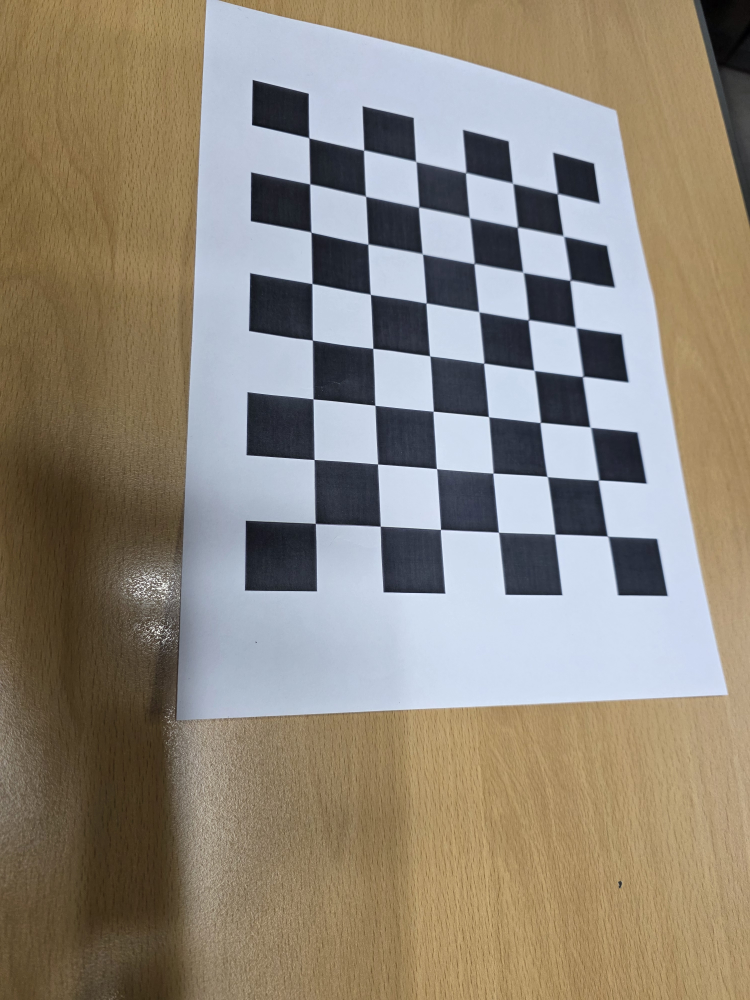
#> input picture data/chessboard/chess_01.jpg, 3000 x 4000 px (shown at 1/4 size); its folder holds 4 pictures in this run
$ python camera_calibration.py
#> lines starting #> are read from the running program, lines starting #| are printed output that depends on the picture
import argparse
import glob
import os

import cv2 as cv
import numpy as np


def collect_images(image_dir, patterns=("*.jpg", "*.jpeg", "*.png", "*.bmp")):
#> called with image_dir = 'data/chessboard', patterns = ('*.jpg', '*.jpeg', '*.png', '*.bmp')
    image_paths = []
    for pattern in patterns:
        image_paths.extend(glob.glob(os.path.join(image_dir, pattern)))
#> pass 2 of the loop in collect_images, `for pattern in patterns:`:
#> pass 3 of the loop in collect_images, `for pattern in patterns:`:
#> the loop made 4 passes; the first 3 are shown
    image_paths = sorted(image_paths)
    return image_paths


def build_object_points(board_pattern, board_cellsize):
    objp = np.zeros((board_pattern[0] * board_pattern[1], 3), np.float32)
    objp[:, :2] = np.mgrid[0:board_pattern[0], 0:board_pattern[1]].T.reshape(-1, 2)
    objp *= board_cellsize
    return objp


def detect_chessboard_corners(gray, board_pattern):
    candidate_patterns = [board_pattern]
    swapped_pattern = (board_pattern[1], board_pattern[0])
    if swapped_pattern != board_pattern:
        candidate_patterns.append(swapped_pattern)

    classic_flags = cv.CALIB_CB_ADAPTIVE_THRESH + cv.CALIB_CB_NORMALIZE_IMAGE
    sb_flags = cv.CALIB_CB_NORMALIZE_IMAGE + cv.CALIB_CB_EXHAUSTIVE + cv.CALIB_CB_ACCURACY

    for pattern in candidate_patterns:
        found, corners = cv.findChessboardCorners(gray, pattern, flags=classic_flags)
        if found:
            return True, corners, pattern, "classic"

        if hasattr(cv, "findChessboardCornersSB"):
            found_sb, corners_sb = cv.findChessboardCornersSB(gray, pattern, flags=sb_flags)
            if found_sb:
                return True, corners_sb, pattern, "SB"

    return False, None, None, None


def calib_camera_from_chessboard(image_paths, board_pattern, board_cellsize, show_preview=False):
#> called with board_pattern = (8, 6), board_cellsize = 0.025, show_preview = False
    criteria = (cv.TERM_CRITERIA_EPS + cv.TERM_CRITERIA_MAX_ITER, 30, 0.001)
    objp_cache = {
        board_pattern: build_object_points(board_pattern, board_cellsize)
    }
    swapped_pattern = (board_pattern[1], board_pattern[0])
    if swapped_pattern != board_pattern:
        objp_cache[swapped_pattern] = build_object_points(swapped_pattern, board_cellsize)

    obj_points = []
    img_points = []
    used_files = []
    image_size = None

    for path in image_paths:
        img = cv.imread(path)
#> img is the input picture: shape (4000, 3000, 3); mean B, G, R 122.7, 135.3, 143.6
        if img is None:
            print(f"[WARN] 이미지를 읽지 못했습니다: {path}")
            continue

        gray = cv.cvtColor(img, cv.COLOR_BGR2GRAY)
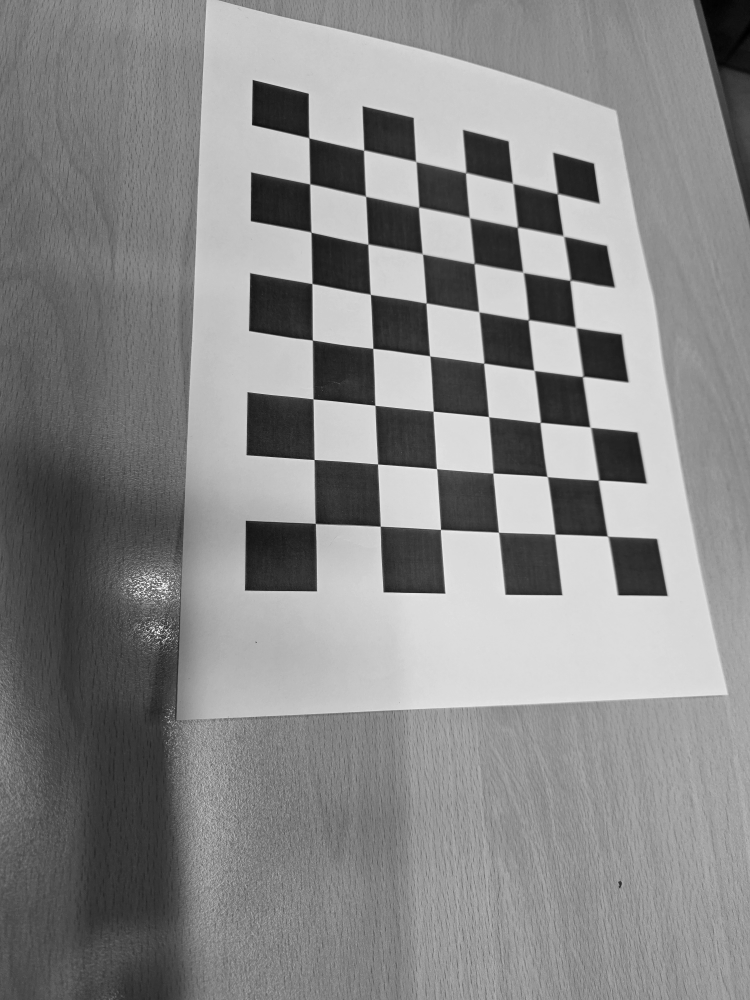
#> gray: shape (4000, 3000) (shown at 1/4 size); min 0, max 255, mean 136.3
        found, corners, used_pattern, method = detect_chessboard_corners(gray, board_pattern)
#> the loop in detect_chessboard_corners, `for pattern in candidate_patterns:` made 1 pass
#> found on pass 1: True
#> found = True; corners = 48 rows, first 8: [1264, 2093], [1259.4, 1839.5], [1254.5, 1597.2], [1251, 1362], [1249, 1136], [1247.7, 931.2], [1240, 737], [1236.5, 553]; used_pattern = (8, 6); method = 'classic'

        if not found:
            print(f"[SKIP] 코너 검출 실패: {path}")
            continue

        corners_refined = cv.cornerSubPix(gray, corners, (11, 11), (-1, -1), criteria)
#> corners_refined = 48 rows, first 8: [1262.9, 2094.7], [1257.9, 1839.6], [1253.6, 1597], [1251.3, 1361.8], [1249.3, 1136], [1245.6, 930.6], [1240.6, 737.3], [1237.1, 553.4]
        obj_points.append(objp_cache[used_pattern].copy())
        img_points.append(corners_refined)
        used_files.append(path)
        image_size = gray.shape[::-1]
#> image_size = (3000, 4000)
        print(f"[OK] 코너 검출 성공({method}, pattern={used_pattern[0]}x{used_pattern[1]}): {path}")
#| [OK] 코너 검출 성공(classic, pattern=8x6): data/chessboard/chess_01.jpg

        if show_preview:
            preview = img.copy()
            cv.drawChessboardCorners(preview, used_pattern, corners_refined, found)
            cv.imshow("Detected Corners", preview)
            key = cv.waitKey(300)
            if key == 27:
                show_preview = False
#> pass 2 of the loop in calib_camera_from_chessboard, `for path in image_paths:`:
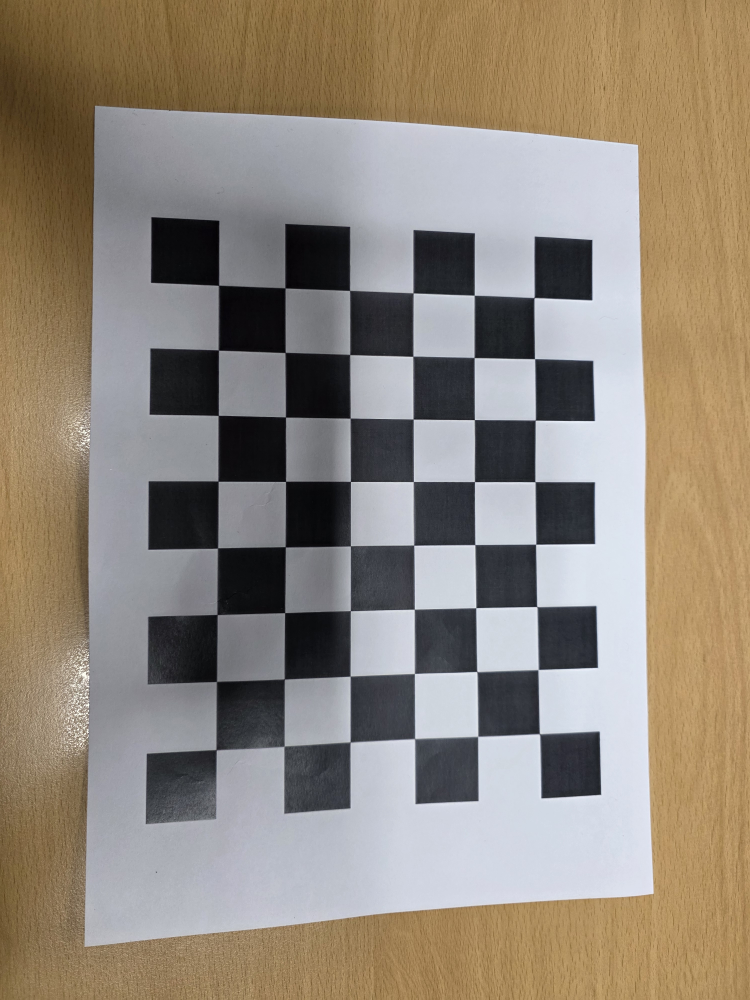
#> input picture data/chessboard/chess_02.jpg, 3000 x 4000 px (shown at 1/4 size)
#> in calib_camera_from_chessboard, img is the input picture: shape (4000, 3000, 3); mean B, G, R 122.2, 134.8, 144.9
#> in calib_camera_from_chessboard, `gray = cv.cvtColor(img, cv.COLOR_BGR2GRAY)`:
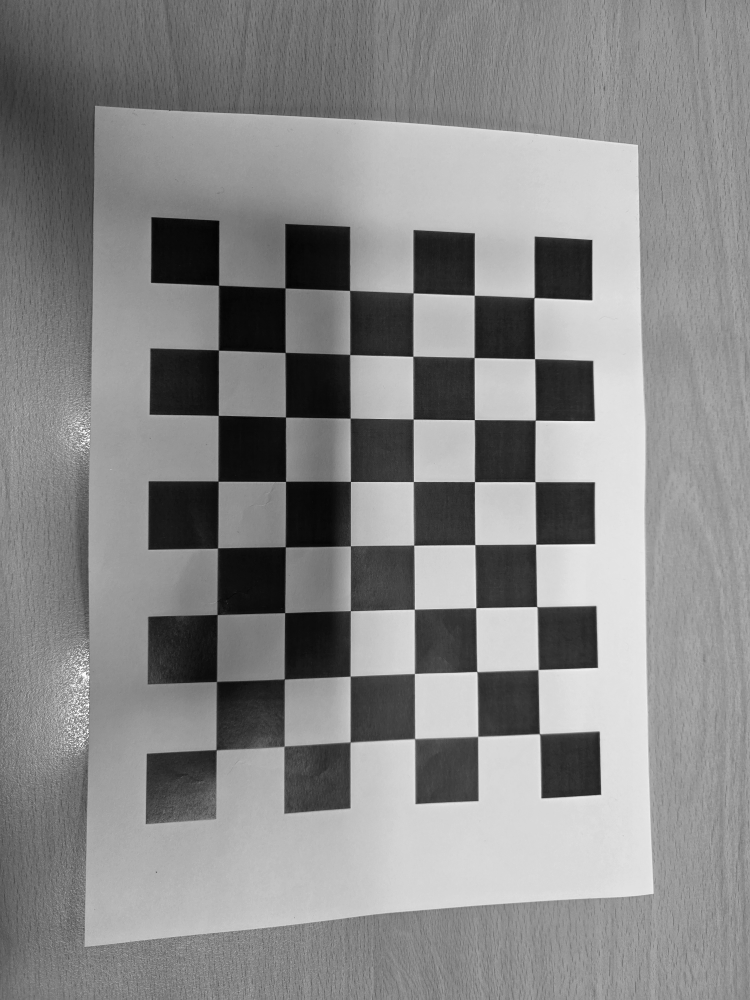
#> gray: shape (4000, 3000) (shown at 1/4 size); min 1, max 255, mean 136.4
#> corners = 48 rows, first 8: [865.5, 3000.5], [867, 2728], [869.1, 2457.6], [872, 2193.5], [873, 1926], [875.9, 1661.7], [874.5, 1400.5], [876.3, 1142.4]
#> corners_refined = 48 rows, first 8: [866.5, 2999.9], [867.7, 2726.9], [870, 2458.9], [872, 2193.3], [873.6, 1926.2], [874.6, 1662.6], [875.2, 1401.6], [875.9, 1143]
#| [OK] 코너 검출 성공(classic, pattern=8x6): data/chessboard/chess_02.jpg
#> pass 3 of the loop in calib_camera_from_chessboard, `for path in image_paths:`:
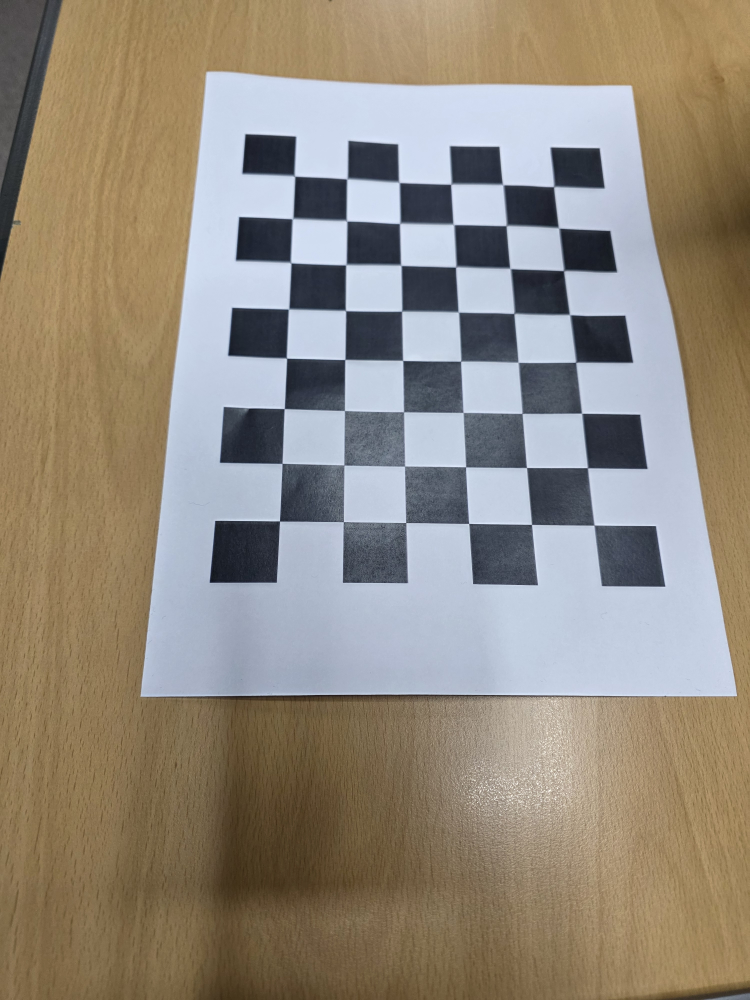
#> input picture data/chessboard/chess_03.jpg, 3000 x 4000 px (shown at 1/4 size)
#> in calib_camera_from_chessboard, img is the input picture: shape (4000, 3000, 3); mean B, G, R 125.4, 138, 146.8
#> in calib_camera_from_chessboard, `gray = cv.cvtColor(img, cv.COLOR_BGR2GRAY)`:
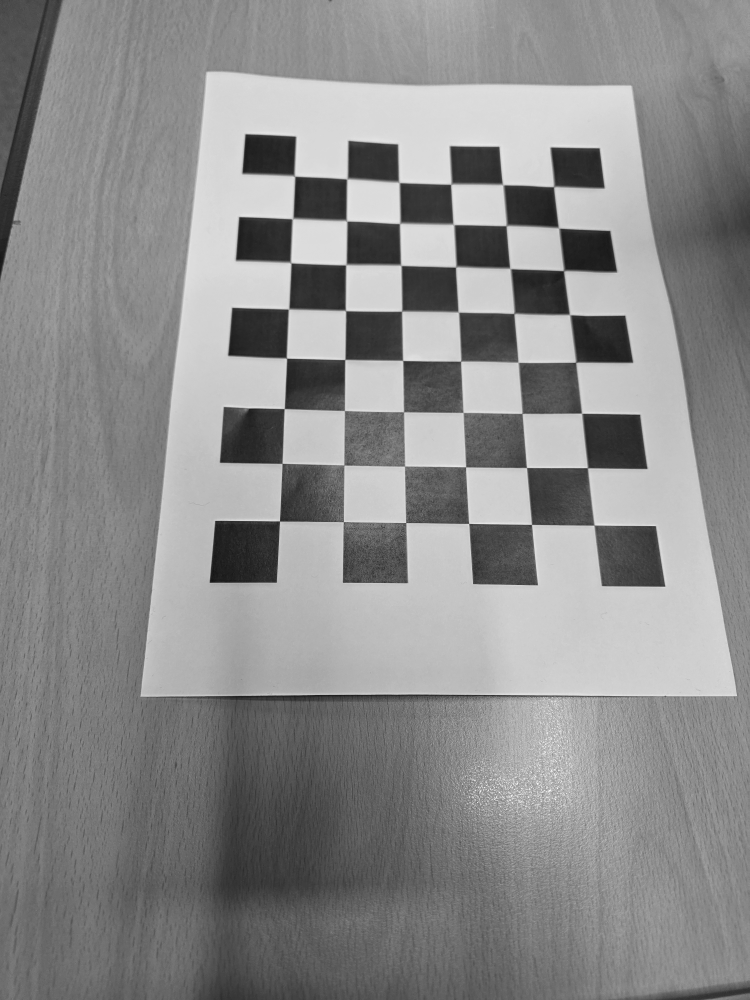
#> gray: shape (4000, 3000) (shown at 1/4 size); min 16, max 254, mean 139.3
#> corners = 48 rows, first 8: [1119.2, 2085.2], [1129.4, 1856.6], [1138.1, 1637.8], [1148.2, 1434.9], [1156, 1237.5], [1164.5, 1052], [1172, 877], [1179.5, 706]
#> corners_refined = 48 rows, first 8: [1119.4, 2085.3], [1129.6, 1855.1], [1138.4, 1636.2], [1147.6, 1434.2], [1155.7, 1237.7], [1165.1, 1053.5], [1170.7, 877.3], [1180.4, 706.9]
#| [OK] 코너 검출 성공(classic, pattern=8x6): data/chessboard/chess_03.jpg
#> the loop made 4 passes; the first 3 are shown

    if show_preview:
        cv.destroyAllWindows()

    if len(img_points) < 3:
        raise RuntimeError(
            "캘리브레이션에 충분한 유효 이미지가 없습니다. 최소 3장 이상 필요합니다.\n"
            f"현재 패턴: {board_pattern}. 내부 코너 개수(가로 x 세로)를 다시 확인하세요.\n"
            "예시: --board_cols 5 --board_rows 8 또는 --board_cols 8 --board_rows 5"
        )

    rms, K, dist_coeff, rvecs, tvecs = cv.calibrateCamera(
        obj_points,
        img_points,
        image_size,
        None,
        None,
    )

    # 과제 보고용 재투영 오차(mean reprojection error) 계산
    total_error = 0.0
    for i in range(len(obj_points)):
        projected, _ = cv.projectPoints(obj_points[i], rvecs[i], tvecs[i], K, dist_coeff)
        error = cv.norm(img_points[i], projected, cv.NORM_L2) / len(projected)
        total_error += error
    mean_reproj_error = total_error / len(obj_points)

    return rms, mean_reproj_error, K, dist_coeff, used_files


def save_calibration(output_path, board_pattern, board_cellsize, rms, mean_reproj_error, K, dist_coeff, used_files):
    np.savez(
        output_path,
        board_pattern=np.array(board_pattern, dtype=np.int32),
        board_cellsize=np.float32(board_cellsize),
        rms=np.float64(rms),
        mean_reprojection_error=np.float64(mean_reproj_error),
        K=K,
        dist_coeff=dist_coeff,
        used_files=np.array(used_files),
    )


def parse_args():
    parser = argparse.ArgumentParser(description="Chessboard images based camera calibration")
    parser.add_argument("--image_dir", default="data/chessboard", help="체스보드 이미지 폴더")
    parser.add_argument("--board_cols", type=int, default=8, help="내부 코너 가로 개수 (예: 사각형 9칸이면 8)")
    parser.add_argument("--board_rows", type=int, default=6, help="내부 코너 세로 개수 (예: 사각형 7칸이면 6)")
    parser.add_argument("--cell_size", type=float, default=0.025, help="체스보드 한 칸 실제 크기(미터)")
    parser.add_argument("--output", default="calibration_result.npz", help="캘리브레이션 결과 저장 파일")
    parser.add_argument("--preview", action="store_true", help="코너 검출 미리보기 표시")
    return parser.parse_args()


if __name__ == "__main__":
    args = parse_args()
    board_pattern = (args.board_cols, args.board_rows)

    image_paths = collect_images(args.image_dir)
    if len(image_paths) == 0:
        raise FileNotFoundError(
            f"이미지 폴더에 파일이 없습니다: {args.image_dir}\n"
            "예시: data/chessboard/chess_01.jpg, chess_02.jpg ..."
        )

    print(f"입력 이미지 수: {len(image_paths)}")
    rms, mean_reproj_error, K, dist_coeff, used_files = calib_camera_from_chessboard(
        image_paths, board_pattern, args.cell_size, show_preview=args.preview
    )

    save_calibration(
        args.output,
        board_pattern,
        args.cell_size,
        rms,
        mean_reproj_error,
        K,
        dist_coeff,
        used_files,
    )

    print("\n=== Camera Calibration Results ===")
    print(f"* 전체 입력 이미지 수 = {len(image_paths)}")
    print(f"* 실제 사용된 이미지 수 = {len(used_files)}")
    print(f"* RMS error = {rms:.6f}")
    print(f"* Mean reprojection error = {mean_reproj_error:.6f}")
    print(f"* fx = {K[0, 0]:.6f}, fy = {K[1, 1]:.6f}, cx = {K[0, 2]:.6f}, cy = {K[1, 2]:.6f}")
    print("* Camera matrix (K) =")
    print(K)
    print("* Distortion coefficient (k1, k2, p1, p2, k3, ...) =")
    print(dist_coeff.flatten())
    print(f"\n캘리브레이션 결과 저장 완료: {args.output}")
